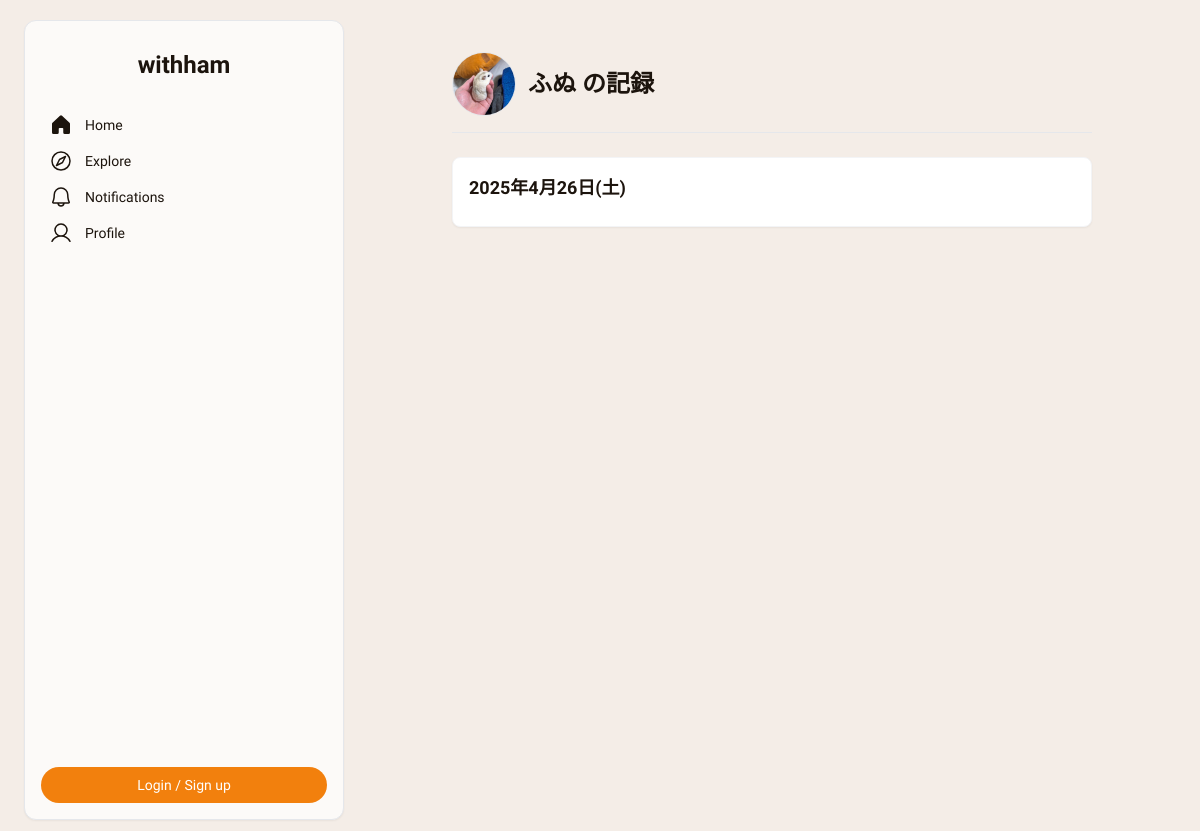
Page /hamsters/1/logs/ on the earlier database version.
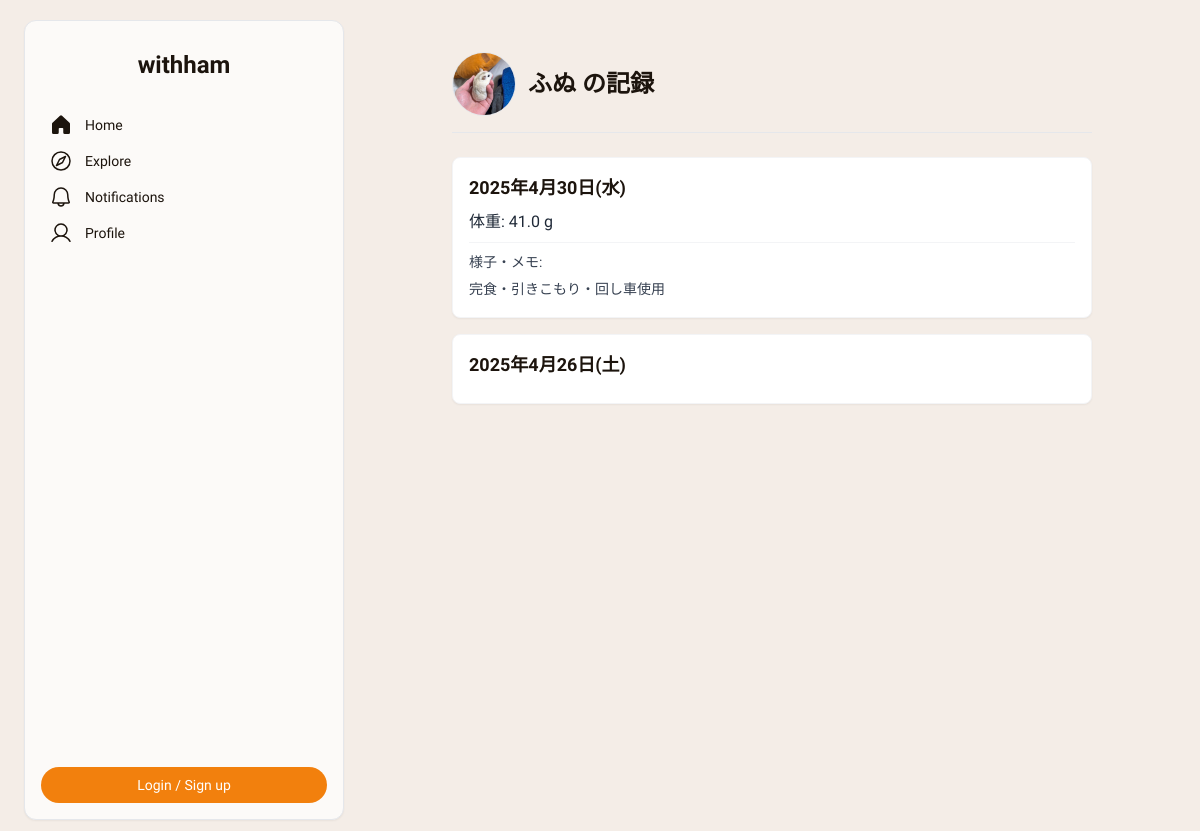
Same page on the later database version.
### withham/models.py (models this page shows, shortened)
class HealthLog(models.Model):
    hamster = models.ForeignKey(Hamster, on_delete=models.CASCADE, related_name='health_logs', verbose_name='対象ハムスター')
    log_date = models.DateField("記録日", default=timezone.now)
    weight_g = models.DecimalField("体重(g)", max_digits=4, decimal_places=1, null=True, blank=True)
    notes = models.TextField("様子・メモ", blank=True, null=True)
    recorded_by = models.ForeignKey(User, on_delete=models.SET_NULL, null=True, blank=True, related_name='recorded_health_logs', verbose_name='記録者')
    created_at = models.DateTimeField("作成日時", auto_now_add=True)
    class Meta:
        verbose_name = '健康記録'
        verbose_name_plural = '健康記録'
        ordering = ['-log_date', '-created_at']

### withham/views.py (the view)
# urls.py: path('hamsters/<int:hamster_pk>/logs/', views.health_log_list, name='health_log_list'),
def health_log_list(request, hamster_pk):
    hamster = get_object_or_404(Hamster, pk=hamster_pk)
    health_logs = hamster.health_logs.all().order_by('-log_date', '-created_at')
    context = { 'hamster': hamster, 'health_logs': health_logs, }
    return render(request, 'withham/health_log_list.html', context)

### withham/templates/withham/health_log_list.html (shortened to what this page needs)
{% extends "withham/base.html" %}
{% load static %}
{% load humanize %}
{% block content %}
<div class="max-w-2xl mx-auto mt-8 px-4">
    <div class="flex flex-col sm:flex-row items-center justify-between gap-4 mb-6 pb-4 border-b border-gray-200">
        <div class="flex items-center gap-3">
            {% if hamster.profile_image %}
                <img src="{{ hamster.profile_image.url }}" class="h-16 w-16 rounded-full object-cover border border-gray-200" alt="{{ hamster.name }}">
            {% else %}
                <img src="{% static 'images/default_hamster_icon.svg' %}" class="h-16 w-16 rounded-full object-contain bg-gray-100 p-2 border border-gray-200" alt="デフォルト画像">
            {% endif %}
            <h2 class="text-2xl font-bold text-[#1c140d]">
                <a href="#" class="hover:underline">{{ hamster.name }}</a> の記録
            </h2>
        </div>
    </div>
    <div class="space-y-4">
        {% for log in health_logs %}
            <div class="bg-white p-4 rounded-lg shadow-sm border border-gray-100">
                <div class="flex justify-between items-baseline mb-2">
                    <h4 class="font-semibold text-lg text-[#1c140d]">{{ log.log_date|date:"Y年n月j日(D)" }}</h4>
                </div>
                {% if log.weight_g is not None %}
                <p class="text-base text-gray-800 mb-1">
                    <strong class="font-medium">体重:</strong> {{ log.weight_g }} g
                </p>
                {% endif %}
                {% if log.notes %}
                <div class="text-sm text-gray-700 leading-relaxed mt-2 pt-2 border-t border-gray-100">
                    <p class="font-medium mb-1">様子・メモ:</p>
                    <p>{{ log.notes|linebreaksbr }}</p>
                </div>
                {% endif %}
            </div>
        {% endfor %}
    </div>
</div>
{% endblock %}

Differences in the rows shown:
added HealthLog: log_date "2025年4月30日(水)", weight_g "41.0", notes "完食・引きこもり・回し車使用"
